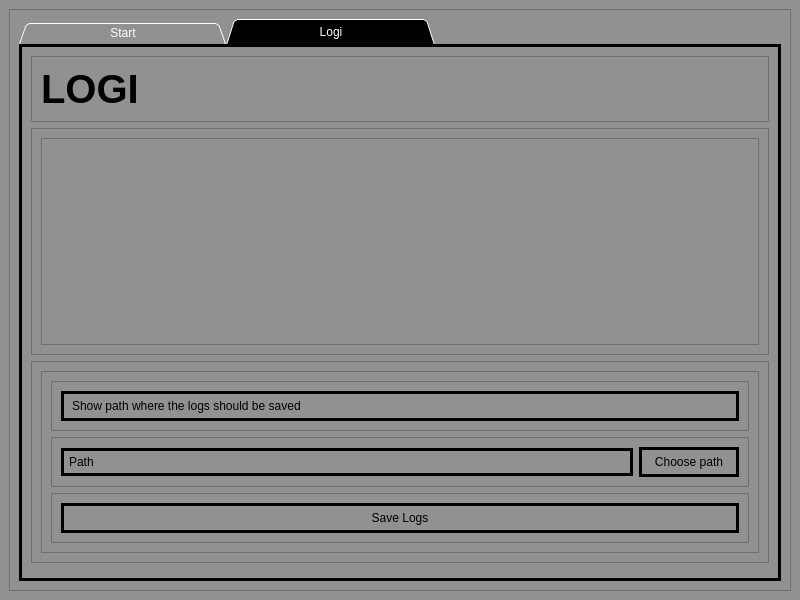
<?xml version="1.0" encoding="UTF-8"?>
<ui version="4.0">
 <class>IO</class>
 <widget class="QMainWindow" name="IO">
  <property name="geometry">
   <rect>
    <x>0</x>
    <y>0</y>
    <width>800</width>
    <height>600</height>
   </rect>
  </property>
  <property name="windowTitle">
   <string extracomment="Program na zaliczenie przedmioty IO">IO Car Detector</string>
  </property>
  <widget class="QWidget" name="centralwidget">
   <property name="styleSheet">
    <string notr="true">background-color: rgb(145, 145, 145);</string>
   </property>
   <layout class="QHBoxLayout" name="horizontalLayout">
    <item>
     <widget class="QFrame" name="frame">
      <property name="styleSheet">
       <string notr="true">background-color: rgb(145, 145, 145);</string>
      </property>
      <property name="frameShape">
       <enum>QFrame::StyledPanel</enum>
      </property>
      <property name="frameShadow">
       <enum>QFrame::Raised</enum>
      </property>
      <layout class="QVBoxLayout" name="verticalLayout">
       <item>
        <widget class="QTabWidget" name="tabWidget">
         <property name="minimumSize">
          <size>
           <width>762</width>
           <height>0</height>
          </size>
         </property>
         <property name="styleSheet">
          <string notr="true">QTabWidget::pane {
    border: 3px solid black;
    background: white;
}

QTabBar::tab {
    padding: 2px;
    width: 200%;
    
    border: 2px solid black;
    border-bottom-color: rgb(44, 53, 72);
    border-top-left-radius: 5px;
    border-top-right-radius: 5px;
    
    background-color: rgb(35, 40, 49);        
    color: white;
}

QTabBar::tab:selected, QTabBar::tab:hover {    
    background-color: black;
    border: 2px solid rgb(43, 50, 61);
}

QTabBar::tab:!selected {
    margin-top: 3px;
}</string>
         </property>
         <property name="tabPosition">
          <enum>QTabWidget::North</enum>
         </property>
         <property name="tabShape">
          <enum>QTabWidget::Triangular</enum>
         </property>
         <property name="currentIndex">
          <number>1</number>
         </property>
         <property name="iconSize">
          <size>
           <width>16</width>
           <height>16</height>
          </size>
         </property>
         <property name="elideMode">
          <enum>Qt::ElideMiddle</enum>
         </property>
         <widget class="QWidget" name="tab">
          <attribute name="title">
           <string>Start</string>
          </attribute>
          <layout class="QVBoxLayout" name="verticalLayout_2">
           <item>
            <widget class="QFrame" name="frame_2">
             <property name="frameShape">
              <enum>QFrame::StyledPanel</enum>
             </property>
             <property name="frameShadow">
              <enum>QFrame::Raised</enum>
             </property>
             <layout class="QHBoxLayout" name="horizontalLayout_4">
              <item>
               <widget class="QLabel" name="label_2">
                <property name="font">
                 <font>
                  <pointsize>30</pointsize>
                  <weight>75</weight>
                  <bold>true</bold>
                 </font>
                </property>
                <property name="styleSheet">
                 <string notr="true"/>
                </property>
                <property name="text">
                 <string>Car detector</string>
                </property>
               </widget>
              </item>
             </layout>
            </widget>
           </item>
           <item>
            <widget class="QFrame" name="frame_3">
             <property name="frameShape">
              <enum>QFrame::StyledPanel</enum>
             </property>
             <property name="frameShadow">
              <enum>QFrame::Raised</enum>
             </property>
             <layout class="QVBoxLayout" name="verticalLayout_4">
              <item>
               <widget class="QFrame" name="frame_5">
                <property name="frameShape">
                 <enum>QFrame::StyledPanel</enum>
                </property>
                <property name="frameShadow">
                 <enum>QFrame::Raised</enum>
                </property>
                <layout class="QHBoxLayout" name="horizontalLayout_5">
                 <item>
                  <widget class="QLabel" name="label_3">
                   <property name="styleSheet">
                    <string notr="true">QLabel{
	border: 3px solid rgb(0, 0, 0);
	color: black;
	padding: 5px;
}</string>
                   </property>
                   <property name="text">
                    <string>Show file path</string>
                   </property>
                  </widget>
                 </item>
                </layout>
               </widget>
              </item>
              <item>
               <widget class="QFrame" name="frame_7">
                <property name="frameShape">
                 <enum>QFrame::StyledPanel</enum>
                </property>
                <property name="frameShadow">
                 <enum>QFrame::Raised</enum>
                </property>
                <layout class="QHBoxLayout" name="horizontalLayout_2">
                 <item>
                  <widget class="QLineEdit" name="videoPath">
                   <property name="styleSheet">
                    <string notr="true">QLineEdit{
	border: 3px solid rgb(0, 0, 0);
	color: black;
	padding: 3px;
}

QLineEdit:hover{
	border: 5px solid rgb(0, 0, 0);
	color: rgb(57, 57, 57);
	padding: 3px;
	
}</string>
                   </property>
                   <property name="text">
                    <string>Video Path</string>
                   </property>
                   <property name="cursorPosition">
                    <number>10</number>
                   </property>
                  </widget>
                 </item>
                 <item>
                  <widget class="QPushButton" name="btnChooseVideo">
                   <property name="minimumSize">
                    <size>
                     <width>100</width>
                     <height>10</height>
                    </size>
                   </property>
                   <property name="styleSheet">
                    <string notr="true">QPushButton{
	border: 3px solid rgb(0, 0, 0);
	color: black;
	padding: 5px;
}

QPushButton:hover{
	border: 5px solid rgb(0, 0, 0);
	color: rgb(57, 57, 57);
	padding: 5px;
	
}</string>
                   </property>
                   <property name="text">
                    <string>Choose Video</string>
                   </property>
                  </widget>
                 </item>
                </layout>
               </widget>
              </item>
             </layout>
            </widget>
           </item>
           <item>
            <widget class="QFrame" name="frame_6">
             <property name="maximumSize">
              <size>
               <width>16777215</width>
               <height>50</height>
              </size>
             </property>
             <property name="frameShape">
              <enum>QFrame::StyledPanel</enum>
             </property>
             <property name="frameShadow">
              <enum>QFrame::Raised</enum>
             </property>
             <layout class="QHBoxLayout" name="horizontalLayout_3">
              <item>
               <widget class="QPushButton" name="BtnStartprocess">
                <property name="maximumSize">
                 <size>
                  <width>698</width>
                  <height>16777215</height>
                 </size>
                </property>
                <property name="styleSheet">
                 <string notr="true">QPushButton{
	border: 3px solid rgb(0, 0, 0);
	color: black;
	padding: 5px;
}

QPushButton:hover{
	border: 5px solid rgb(0, 0, 0);
	color: rgb(57, 57, 57);
	padding: 3px;
	
}</string>
                </property>
                <property name="text">
                 <string>Start Processing </string>
                </property>
               </widget>
              </item>
             </layout>
            </widget>
           </item>
           <item>
            <widget class="QFrame" name="frame_4">
             <property name="frameShape">
              <enum>QFrame::StyledPanel</enum>
             </property>
             <property name="frameShadow">
              <enum>QFrame::Raised</enum>
             </property>
             <layout class="QVBoxLayout" name="verticalLayout_3">
              <item>
               <widget class="QLabel" name="label">
                <property name="font">
                 <font>
                  <pointsize>20</pointsize>
                  <weight>75</weight>
                  <bold>true</bold>
                 </font>
                </property>
                <property name="styleSheet">
                 <string notr="true">QLabel {
	color: rgb(0, 0, 0);
}</string>
                </property>
                <property name="text">
                 <string>Progress:</string>
                </property>
               </widget>
              </item>
              <item>
               <widget class="QProgressBar" name="progressBar">
                <property name="value">
                 <number>24</number>
                </property>
               </widget>
              </item>
             </layout>
            </widget>
           </item>
          </layout>
         </widget>
         <widget class="QWidget" name="tab_2">
          <attribute name="title">
           <string>Logi</string>
          </attribute>
          <layout class="QVBoxLayout" name="verticalLayout_5">
           <item>
            <widget class="QFrame" name="frame_10">
             <property name="maximumSize">
              <size>
               <width>16777215</width>
               <height>80</height>
              </size>
             </property>
             <property name="frameShape">
              <enum>QFrame::StyledPanel</enum>
             </property>
             <property name="frameShadow">
              <enum>QFrame::Raised</enum>
             </property>
             <layout class="QHBoxLayout" name="horizontalLayout_6">
              <item>
               <widget class="QLabel" name="label_4">
                <property name="maximumSize">
                 <size>
                  <width>16777215</width>
                  <height>60</height>
                 </size>
                </property>
                <property name="font">
                 <font>
                  <pointsize>30</pointsize>
                  <weight>75</weight>
                  <bold>true</bold>
                 </font>
                </property>
                <property name="text">
                 <string>LOGI</string>
                </property>
               </widget>
              </item>
             </layout>
            </widget>
           </item>
           <item>
            <widget class="QFrame" name="frame_8">
             <property name="frameShape">
              <enum>QFrame::StyledPanel</enum>
             </property>
             <property name="frameShadow">
              <enum>QFrame::Raised</enum>
             </property>
             <layout class="QVBoxLayout" name="verticalLayout_7">
              <item>
               <widget class="QPlainTextEdit" name="plainTextEdit"/>
              </item>
             </layout>
            </widget>
           </item>
           <item>
            <widget class="QFrame" name="frame_9">
             <property name="maximumSize">
              <size>
               <width>16777215</width>
               <height>250</height>
              </size>
             </property>
             <property name="frameShape">
              <enum>QFrame::StyledPanel</enum>
             </property>
             <property name="frameShadow">
              <enum>QFrame::Raised</enum>
             </property>
             <layout class="QHBoxLayout" name="horizontalLayout_9">
              <item>
               <widget class="QFrame" name="frame_11">
                <property name="frameShape">
                 <enum>QFrame::StyledPanel</enum>
                </property>
                <property name="frameShadow">
                 <enum>QFrame::Raised</enum>
                </property>
                <layout class="QVBoxLayout" name="verticalLayout_6">
                 <item>
                  <widget class="QFrame" name="frame_12">
                   <property name="frameShape">
                    <enum>QFrame::StyledPanel</enum>
                   </property>
                   <property name="frameShadow">
                    <enum>QFrame::Raised</enum>
                   </property>
                   <layout class="QHBoxLayout" name="horizontalLayout_7">
                    <item>
                     <widget class="QLabel" name="label_5">
                      <property name="styleSheet">
                       <string notr="true">QLabel{
	border: 3px solid rgb(0, 0, 0);
	color: black;
	padding: 5px;
}</string>
                      </property>
                      <property name="text">
                       <string>Show path where the logs should be saved </string>
                      </property>
                     </widget>
                    </item>
                   </layout>
                  </widget>
                 </item>
                 <item>
                  <widget class="QFrame" name="frame_13">
                   <property name="frameShape">
                    <enum>QFrame::StyledPanel</enum>
                   </property>
                   <property name="frameShadow">
                    <enum>QFrame::Raised</enum>
                   </property>
                   <layout class="QHBoxLayout" name="horizontalLayout_8">
                    <item>
                     <widget class="QLineEdit" name="lineEdit_2">
                      <property name="styleSheet">
                       <string notr="true">QLineEdit{
	border: 3px solid rgb(0, 0, 0);
	color: black;
	padding: 3px;
}

QLineEdit:hover{
	border: 5px solid rgb(0, 0, 0);
	color: rgb(57, 57, 57);
	padding: 3px;
	
}</string>
                      </property>
                      <property name="text">
                       <string>Path</string>
                      </property>
                      <property name="cursorPosition">
                       <number>4</number>
                      </property>
                     </widget>
                    </item>
                    <item>
                     <widget class="QPushButton" name="btnChooseVideo_2">
                      <property name="minimumSize">
                       <size>
                        <width>100</width>
                        <height>0</height>
                       </size>
                      </property>
                      <property name="styleSheet">
                       <string notr="true">QPushButton{
	border: 3px solid rgb(0, 0, 0);
	color: black;
	padding: 5px;
}

QPushButton:hover{
	border: 5px solid rgb(0, 0, 0);
	color: rgb(57, 57, 57);
	padding: 5px;
	
}</string>
                      </property>
                      <property name="text">
                       <string>Choose path</string>
                      </property>
                     </widget>
                    </item>
                   </layout>
                  </widget>
                 </item>
                 <item>
                  <widget class="QFrame" name="frame_15">
                   <property name="frameShape">
                    <enum>QFrame::StyledPanel</enum>
                   </property>
                   <property name="frameShadow">
                    <enum>QFrame::Raised</enum>
                   </property>
                   <layout class="QHBoxLayout" name="horizontalLayout_10">
                    <item>
                     <widget class="QPushButton" name="btnSaveLogs">
                      <property name="styleSheet">
                       <string notr="true">QPushButton{
	border: 3px solid rgb(0, 0, 0);
	color: black;
	padding: 5px;
}

QPushButton:hover{
	border: 5px solid rgb(0, 0, 0);
	color: rgb(57, 57, 57);
	padding: 5px;
	
}</string>
                      </property>
                      <property name="text">
                       <string>Save Logs</string>
                      </property>
                     </widget>
                    </item>
                   </layout>
                  </widget>
                 </item>
                </layout>
               </widget>
              </item>
             </layout>
            </widget>
           </item>
           <item>
            <widget class="QFrame" name="frame_14">
             <property name="frameShape">
              <enum>QFrame::StyledPanel</enum>
             </property>
             <property name="frameShadow">
              <enum>QFrame::Raised</enum>
             </property>
            </widget>
           </item>
          </layout>
         </widget>
        </widget>
       </item>
      </layout>
     </widget>
    </item>
   </layout>
  </widget>
 </widget>
 <resources/>
 <connections/>
</ui>
